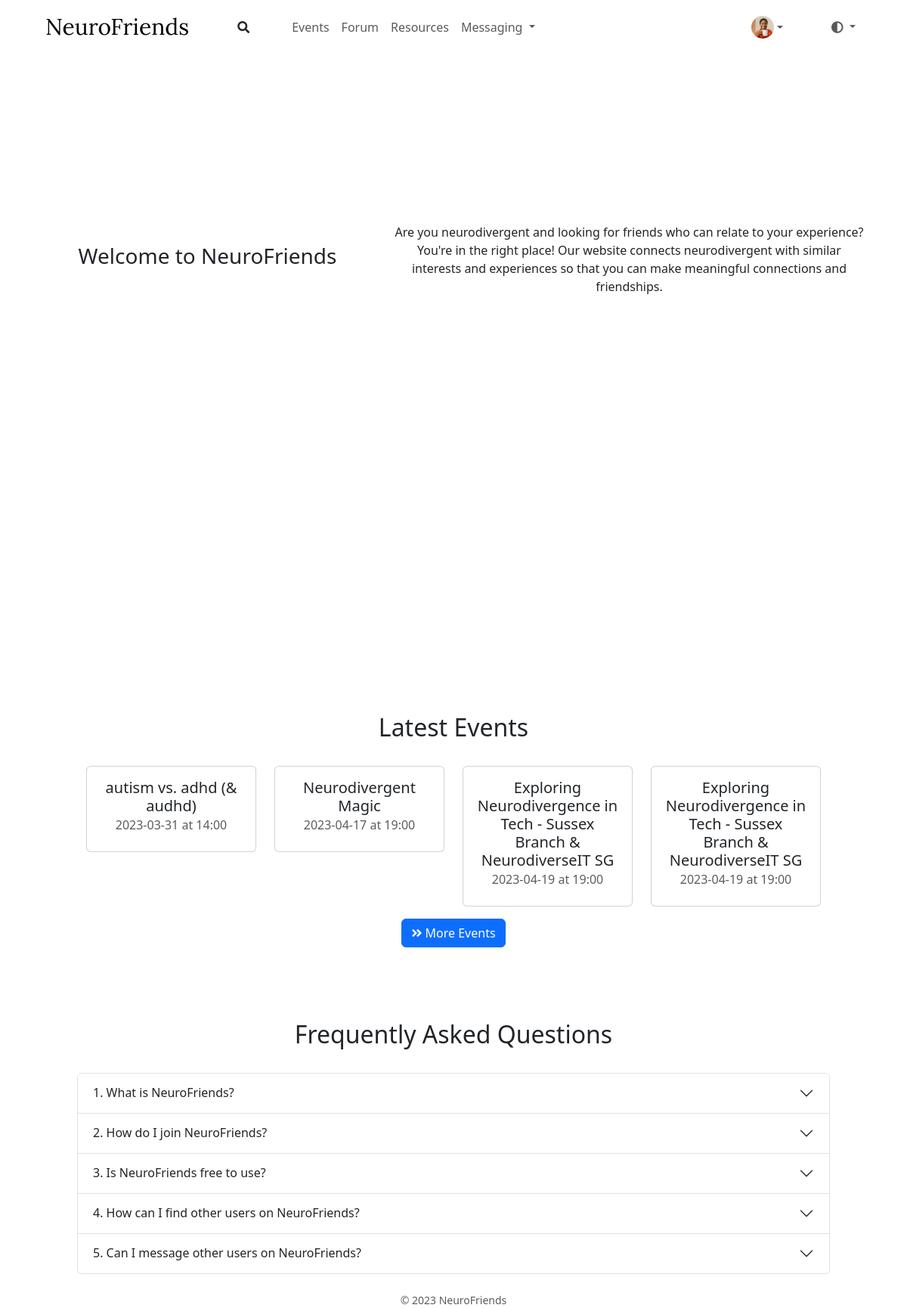
The page / (signed in) on the database its author committed.
### tables this page shows
CREATE TABLE events (
    id INTEGER PRIMARY KEY AUTOINCREMENT,
    title TEXT NOT NULL,
    date TEXT NOT NULL,
    time TEXT NOT NULL,
    location TEXT NOT NULL,
    description TEXT NOT NULL,
    author INTEGER,
    FOREIGN KEY (author) REFERENCES users (id)
);

CREATE TABLE faqs (
  id INTEGER PRIMARY KEY AUTOINCREMENT,
  question TEXT NOT NULL,
  answer TEXT NOT NULL
);

### app.py (the view)
@app.route("/")
def index():
    events = db.execute("SELECT * FROM events ORDER BY date LIMIT 4")
    faqs = db.execute("SELECT * FROM faqs")
    return render_template("index.html", events=events, faqs=faqs)

### app.py (called while the page is built)
@app.after_request
def after_request(response):
    response.headers["Cache-Control"] = "no-cache, no-store, must-revalidate"
    response.headers["Expires"] = 0
    response.headers["Pragma"] = "no-cache"
    return response

@app.context_processor
def inject_profile_pic():
    if 'user_id' in session:
        profile = db.execute("SELECT * FROM users WHERE id=?", session["user_id"])
        if len(profile) > 0 and profile[0]["profile_picture"]:
            return dict(profile_pic=url_for("static", filename="profile_pics/" + profile[0]["profile_picture"]))
    return dict(profile_pic=url_for("static", filename="profile_pics/default.png"))

### templates/index.html (shortened to what this page needs)
{% extends "layout.html" %}
{% block main %}
    <div class="container">
        <div class="justify-content-center mt-5">
            <div class="vh-100">
                <div class="row align-items-center h-50">
                    <div class="col-md-5">
                        <h3>Welcome to NeuroFriends</h3>
                    </div>
                    <div class="col-md-7">
                        <h7>Are you neurodivergent and looking for friends who can relate to your experience? You're in the right place! Our website connects neurodivergent with similar interests and experiences so that you can make meaningful connections and friendships.</h7>
                    </div>
                </div>
            </div>
            <h2>Latest Events</h2><br>
            <div class="row mx-5">
                {% for event in events %}
                <div class="col-md-3">
                    <div class="card mb-3">
                        <div class="card-body">
                            <h5 class="card-title">{{ event.title }}</h5>
                            <h6 class="card-subtitle mb-2 text-muted">{{ event.date }} at {{ event.time }}</h6>
                        </div>
                    </div>
                </div>
                {% endfor %}
            </div>
            <a href="/events" class="btn btn-primary"><i class="fas fa-angle-double-right"></i> More Events</a>
            <h2 class="mt-5 pt-5">Frequently Asked Questions</h2><br>
            <div class="accordion mx-5" id="faqs">
                {% for faq in faqs %}
                    <div class="accordion-item">
                        <h2 class="accordion-header" id="question_{{ faq.id }}">
                            <button class="accordion-button collapsed" type="button" data-bs-toggle="collapse" data-bs-target="#answer_{{ faq.id }}" aria-expanded="false" aria-controls="answer_{{ faq.id }}">
                                {{ faq.id }}. {{ faq.question }}?
                            </button>
                        </h2>
                    </div>
                {% endfor %}
              </div>
        </div>
    </div>
{% endblock %}

### rows shown on the page
events: title "autism vs. adhd (& audhd)", date "2023-03-31", time "14:00"
events: title "Neurodivergent Magic", date "2023-04-17", time "19:00"
events: title "Exploring Neurodivergence in Tech - Sussex Branch & NeurodiverseIT SG", date "2023-04-19", time "19:00"
events: title "Exploring Neurodivergence in Tech - Sussex Branch & NeurodiverseIT SG", date "2023-04-19", time "19:00"
faqs: id "1", question "What is NeuroFriends"
faqs: id "2", question "How do I join NeuroFriends"
faqs: id "3", question "Is NeuroFriends free to use"
faqs: id "4", question "How can I find other users on NeuroFriends"
faqs: id "5", question "Can I message other users on NeuroFriends"
